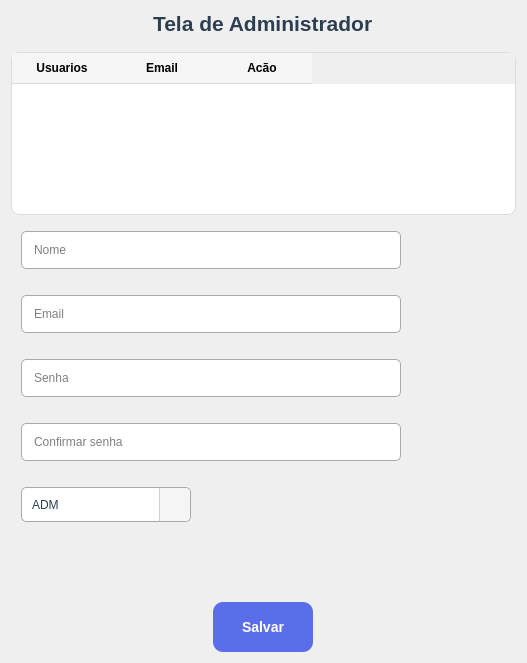
<?xml version="1.0" encoding="UTF-8"?>
<ui version="4.0">
 <class>Dialog</class>
 <widget class="QDialog" name="Dialog">
  <property name="geometry">
   <rect>
    <x>0</x>
    <y>0</y>
    <width>527</width>
    <height>663</height>
   </rect>
  </property>
  <property name="sizePolicy">
   <sizepolicy hsizetype="Preferred" vsizetype="Preferred">
    <horstretch>0</horstretch>
    <verstretch>0</verstretch>
   </sizepolicy>
  </property>
  <property name="maximumSize">
   <size>
    <width>650</width>
    <height>800</height>
   </size>
  </property>
  <property name="windowTitle">
   <string>Admin</string>
  </property>
  <property name="windowIcon">
   <iconset>
    <normaloff>imagens/contexto.png</normaloff>imagens/contexto.png</iconset>
  </property>
  <property name="styleSheet">
   <string notr="true">QLabel{
 font-family: &quot;Segoe UI&quot;, &quot;Arial&quot;, sans-serif;
    font-size: 16px;
    font-weight: 500;   
    color: #2c3e50;
}
QLineEdit {
	border-radius: 5px;	
	margin-top: 10px;
	border: 1px solid #a9a9a9;
	margin: 10px;
	padding: 10px;
}

QPushButton {
    background-color: #5B6EE9;
    color: #FFFFFF;
    border: none;
    border-radius: 10px;
    font-size: 14px;
    font-weight: 700;
    font-family: 'Segoe UI', 'SF Pro Text', sans-serif;
	margin-top: 40px;
}

QPushButton:hover {
    background-color: #4A5DD6;
}

QTableWidget {
    background-color: #ffffff;
    border: 1px solid #dcdcdc;
    border-radius: 8px;
    gridline-color: #eaeaea;
    font-size: 13px;
}

QTableWidget::item {
    padding: 8px;
}

QTableWidget::item:selected {
    background-color: #4CAF50;
    color: white;
}

QHeaderView::section {
    background-color: #f5f5f5;
    padding: 6px;
    border: none;
    border-bottom: 1px solid #dcdcdc;
    font-weight: bold;
}

QComboBox {
    border-radius: 5px;
	font-family: &quot;Segoe UI&quot;, &quot;Arial&quot;, sans-serif;
    border: 1px solid #a9a9a9;
    margin:10px;
    padding: 8px;
}

QComboBox QAbstractItemView {
    border: 1px solid #a9a9a9;
    background: white;
    selection-background-color: #5B6EE9;
    selection-color: white;
    padding: 5px;
}

QComboBox {
    border-radius: 5px;
    border: 1px solid #a9a9a9;
    margin: 10px;
    padding: 8px 35px 8px 10px;
    background-color: white;
    color: #2c3e50;
}

QComboBox::drop-down {
    subcontrol-origin: padding;
    subcontrol-position: top right;

    width: 30px;
    border-left: 1px solid #d0d0d0;
    background-color: #f5f5f5;

    border-top-right-radius: 5px;
    border-bottom-right-radius: 5px;
}

QComboBox::down-arrow {
    image: url(C:/xampp/htdocs/Gerenciamento-Escolar/App/view/ui/imagens/image-arrow.png);
    width: 14px;
    height: 14px;
}

QComboBox::drop-down:hover {
    background-color: #e9e9e9;
}


</string>
  </property>
  <property name="sizeGripEnabled">
   <bool>false</bool>
  </property>
  <layout class="QVBoxLayout" name="verticalLayout_3">
   <item>
    <layout class="QGridLayout" name="gridLayout">
     <item row="1" column="0">
      <spacer name="verticalSpacer">
       <property name="orientation">
        <enum>Qt::Vertical</enum>
       </property>
       <property name="sizeHint" stdset="0">
        <size>
         <width>20</width>
         <height>40</height>
        </size>
       </property>
      </spacer>
     </item>
     <item row="0" column="0" alignment="Qt::AlignHCenter">
      <widget class="QLabel" name="label">
       <property name="text">
        <string>&lt;html&gt;&lt;head/&gt;&lt;body&gt;&lt;p&gt;&lt;span style=&quot; font-size:16pt; font-weight:600;&quot;&gt;Tela de Administrador&lt;/span&gt;&lt;/p&gt;&lt;/body&gt;&lt;/html&gt;</string>
       </property>
      </widget>
     </item>
     <item row="2" column="0">
      <widget class="QTableWidget" name="tableWidget">
       <property name="sizePolicy">
        <sizepolicy hsizetype="Expanding" vsizetype="Expanding">
         <horstretch>0</horstretch>
         <verstretch>0</verstretch>
        </sizepolicy>
       </property>
       <property name="minimumSize">
        <size>
         <width>250</width>
         <height>150</height>
        </size>
       </property>
       <property name="columnCount">
        <number>3</number>
       </property>
       <column>
        <property name="text">
         <string>Usuarios</string>
        </property>
        <property name="font">
         <font>
          <weight>75</weight>
          <bold>true</bold>
          <underline>false</underline>
         </font>
        </property>
        <property name="textAlignment">
         <set>AlignCenter</set>
        </property>
       </column>
       <column>
        <property name="text">
         <string>Email</string>
        </property>
        <property name="font">
         <font>
          <weight>75</weight>
          <bold>true</bold>
         </font>
        </property>
        <property name="textAlignment">
         <set>AlignCenter</set>
        </property>
       </column>
       <column>
        <property name="text">
         <string>Acão</string>
        </property>
        <property name="font">
         <font>
          <weight>75</weight>
          <bold>true</bold>
          <underline>false</underline>
         </font>
        </property>
        <property name="textAlignment">
         <set>AlignCenter</set>
        </property>
       </column>
      </widget>
     </item>
     <item row="4" column="0">
      <layout class="QVBoxLayout" name="verticalLayout">
       <item>
        <widget class="QLineEdit" name="name">
         <property name="sizePolicy">
          <sizepolicy hsizetype="Fixed" vsizetype="Preferred">
           <horstretch>0</horstretch>
           <verstretch>0</verstretch>
          </sizepolicy>
         </property>
         <property name="minimumSize">
          <size>
           <width>0</width>
           <height>0</height>
          </size>
         </property>
         <property name="maximumSize">
          <size>
           <width>400</width>
           <height>400</height>
          </size>
         </property>
         <property name="layoutDirection">
          <enum>Qt::LeftToRight</enum>
         </property>
         <property name="placeholderText">
          <string>Nome</string>
         </property>
        </widget>
       </item>
       <item>
        <widget class="QLineEdit" name="email">
         <property name="sizePolicy">
          <sizepolicy hsizetype="Expanding" vsizetype="Preferred">
           <horstretch>0</horstretch>
           <verstretch>0</verstretch>
          </sizepolicy>
         </property>
         <property name="minimumSize">
          <size>
           <width>0</width>
           <height>0</height>
          </size>
         </property>
         <property name="maximumSize">
          <size>
           <width>400</width>
           <height>16777215</height>
          </size>
         </property>
         <property name="text">
          <string/>
         </property>
         <property name="placeholderText">
          <string>Email</string>
         </property>
        </widget>
       </item>
       <item>
        <widget class="QLineEdit" name="senha">
         <property name="minimumSize">
          <size>
           <width>0</width>
           <height>0</height>
          </size>
         </property>
         <property name="maximumSize">
          <size>
           <width>400</width>
           <height>400</height>
          </size>
         </property>
         <property name="text">
          <string/>
         </property>
         <property name="placeholderText">
          <string>Senha</string>
         </property>
        </widget>
       </item>
       <item>
        <widget class="QLineEdit" name="confirmarSenha">
         <property name="maximumSize">
          <size>
           <width>400</width>
           <height>400</height>
          </size>
         </property>
         <property name="text">
          <string/>
         </property>
         <property name="placeholderText">
          <string>Confirmar senha</string>
         </property>
        </widget>
       </item>
       <item>
        <widget class="QComboBox" name="typeUser">
         <property name="sizePolicy">
          <sizepolicy hsizetype="Fixed" vsizetype="Fixed">
           <horstretch>0</horstretch>
           <verstretch>0</verstretch>
          </sizepolicy>
         </property>
         <property name="minimumSize">
          <size>
           <width>0</width>
           <height>55</height>
          </size>
         </property>
         <property name="maximumSize">
          <size>
           <width>190</width>
           <height>170</height>
          </size>
         </property>
         <property name="styleSheet">
          <string notr="true">margin-top: 10px;</string>
         </property>
         <property name="duplicatesEnabled">
          <bool>false</bool>
         </property>
         <item>
          <property name="text">
           <string>ADM</string>
          </property>
          <property name="icon">
           <iconset>
            <normaloff>imagens/contexto.png</normaloff>imagens/contexto.png</iconset>
          </property>
         </item>
         <item>
          <property name="text">
           <string>AGENTE</string>
          </property>
          <property name="icon">
           <iconset>
            <normaloff>imagens/agente-de-call-center.png</normaloff>imagens/agente-de-call-center.png</iconset>
          </property>
         </item>
         <item>
          <property name="text">
           <string>SECRETARIA</string>
          </property>
          <property name="icon">
           <iconset>
            <normaloff>imagens/secretaria-do-escritorio.png</normaloff>imagens/secretaria-do-escritorio.png</iconset>
          </property>
         </item>
        </widget>
       </item>
       <item alignment="Qt::AlignHCenter">
        <widget class="QLabel" name="label1">
         <property name="text">
          <string/>
         </property>
        </widget>
       </item>
       <item>
        <layout class="QVBoxLayout" name="verticalLayout_2">
         <item alignment="Qt::AlignHCenter|Qt::AlignVCenter">
          <widget class="QPushButton" name="salvar">
           <property name="sizePolicy">
            <sizepolicy hsizetype="Expanding" vsizetype="Fixed">
             <horstretch>0</horstretch>
             <verstretch>0</verstretch>
            </sizepolicy>
           </property>
           <property name="minimumSize">
            <size>
             <width>100</width>
             <height>90</height>
            </size>
           </property>
           <property name="maximumSize">
            <size>
             <width>20</width>
             <height>150</height>
            </size>
           </property>
           <property name="text">
            <string>Salvar</string>
           </property>
           <property name="autoDefault">
            <bool>false</bool>
           </property>
          </widget>
         </item>
        </layout>
       </item>
      </layout>
     </item>
    </layout>
   </item>
  </layout>
 </widget>
 <resources/>
 <connections/>
</ui>
